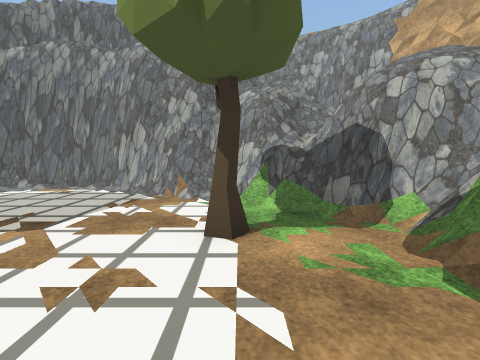
[1] (above)

23 first-person views from a walk through a Unity game level. The camera is 1.3 m above the floor, tilts 6° down and sees 90° across. The floor is counted in squares, 1 m on a side. Each view is taken from the middle of a square. On the plan, view 1 faces up. The plan holds only what a view shows up to about 12 squares ahead; the rest is blank. The place goes on beyond the plan. The player is left out. Some surface patterns are stand-ins.

[2]
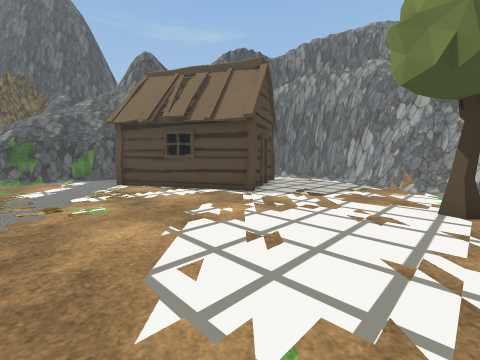

[3]
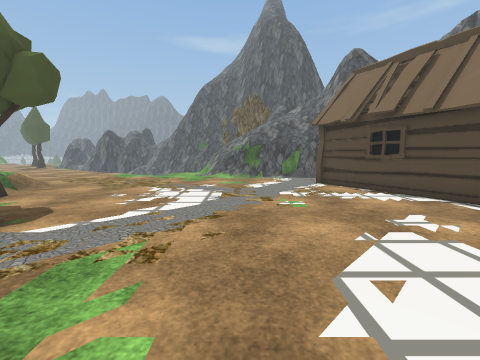

[4]
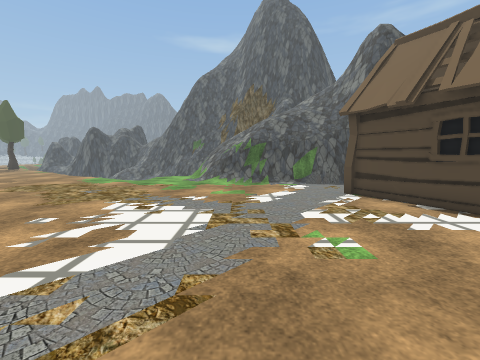

[5]
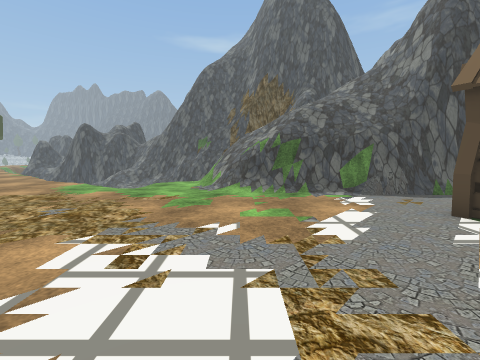

[6]
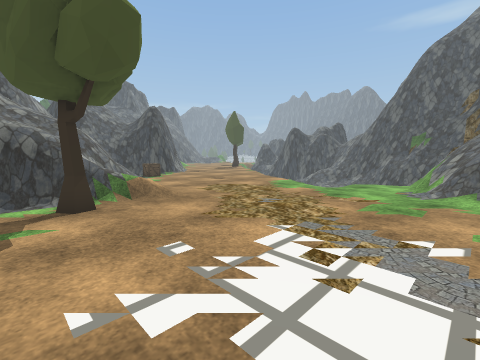

[7]
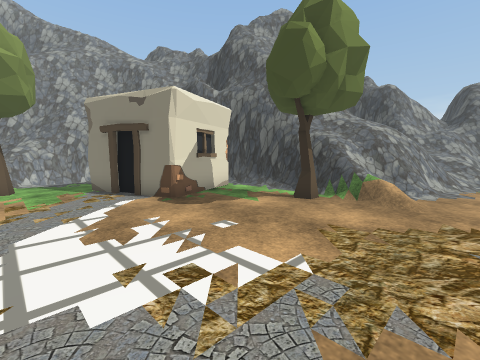

[8]
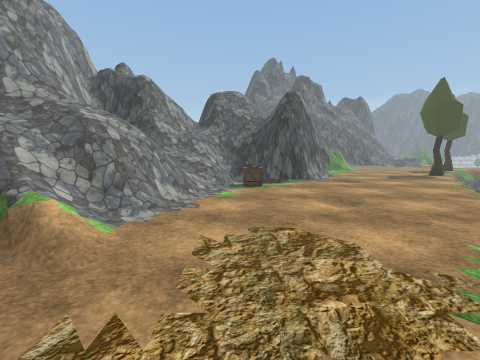

[9]
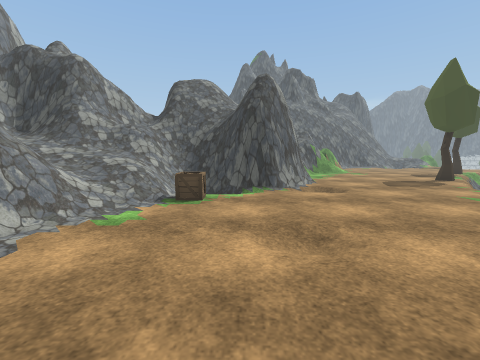

[10]
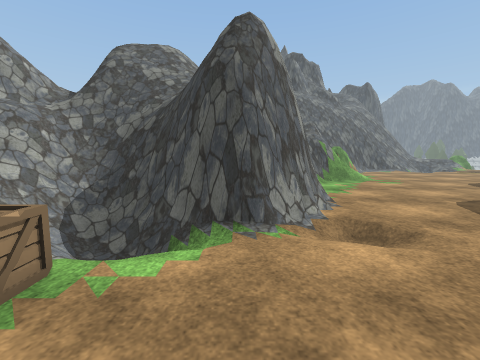

[11]
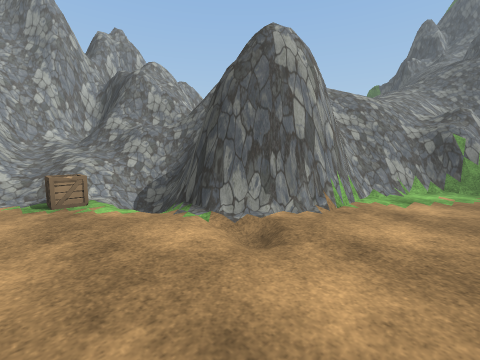

[12]
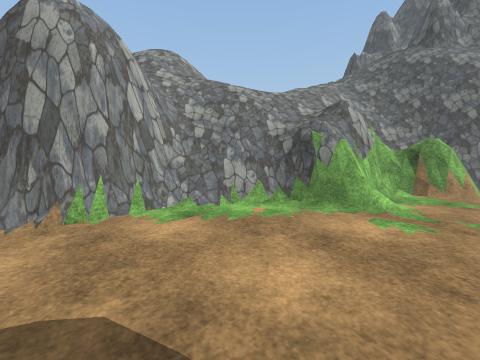

[13]
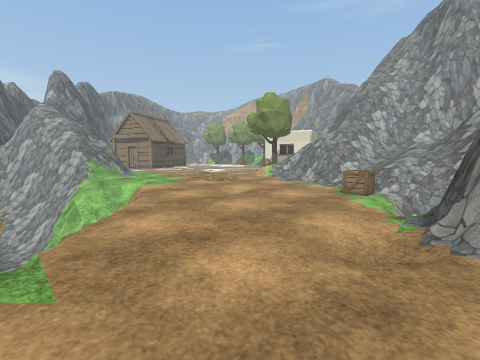

[14]
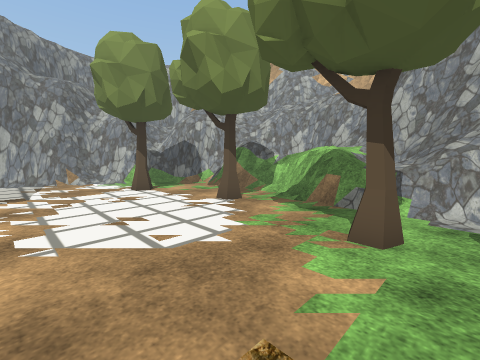

[15]
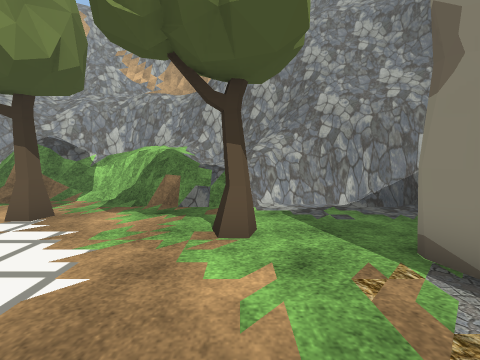

[16]
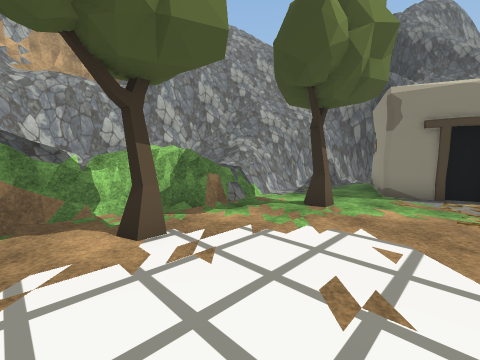

[17]
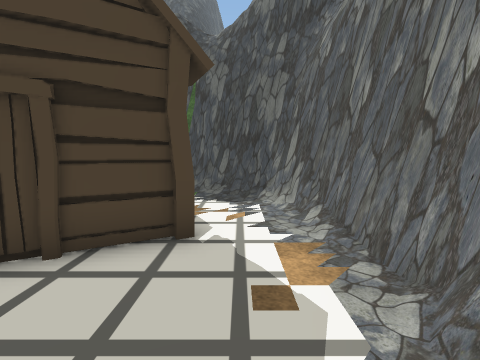

[18]
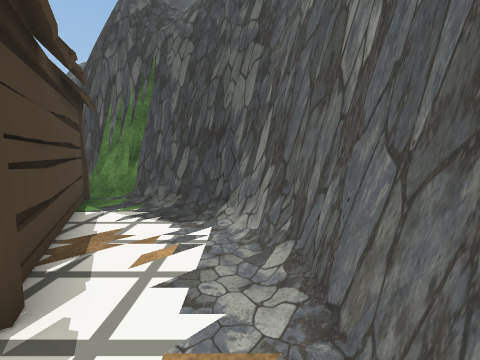

[19]
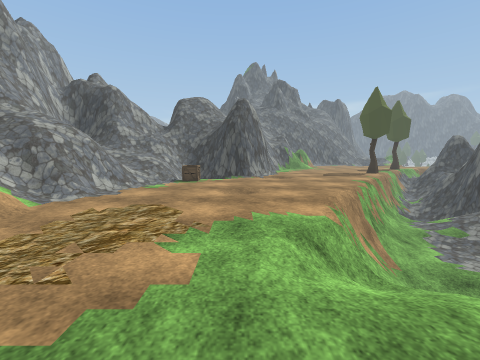

[20]
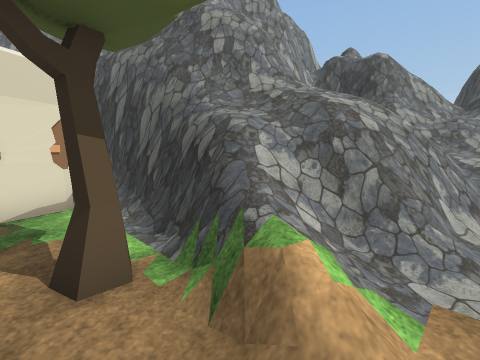

[21]
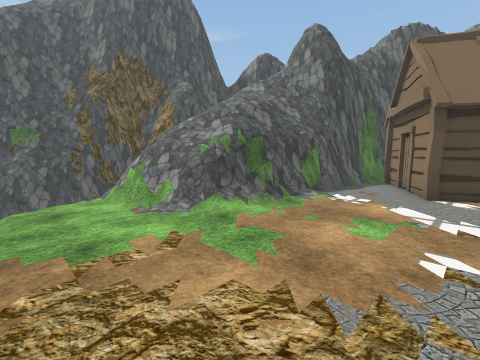

[22]
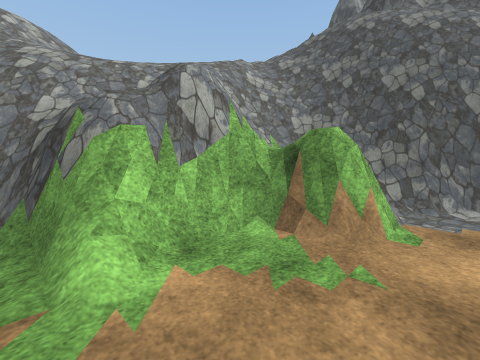

[23]
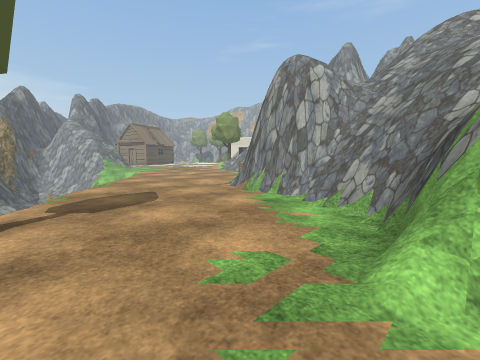

### Floor plan
Key: @ floor where view 1 was taken; # wall or solid block; . main floor; - floor 0.5 m lower than the main floor; _ floor 1.75 m lower than the main floor; < floor 2 m lower than the main floor; : floor 2.25 m higher than the main floor; ( floor 2.25 m lower than the main floor; + floor 2.5 m higher than the main floor; ! floor 2.5 m lower than the main floor; * floor 2.75 m higher than the main floor; ? floor 3 m lower than the main floor; % floor 3.5 m higher than the main floor; / step, stairs or slope; = window, fence, low wall or low ledge; ^ raised ledge; v drop or lower ground; T tree; O other object.
Columns run from 24 left of view 1 to 6 right of it. Each row starts with its distance up from view 1.
 10              #######
  9             ###....####
  8            ##........#####
  7           ##=...O.......###
  6           ##..OO O.......=##
  5           #OOO   O.........#
  4           #OO     O.....T..#
  3           #.O    OO........##
  2           #.OO OO..........####
  1          ##..OO............#^ #
  0          ##.............@T.=^ #
 -1          #=................#^^#
 -2          #................=^^#
 -3         ##................=^^#
 -4        #^=..............T.=^^#
 -5  =   ###=#.................#
 -6  # ?##//...............O...##
 -7 #  ?##/.............O###..=#
 -8 #  ?==//............## ##.##
 -9    ?==///...........O   #.##
-10     #=///...........O#  ###
-11      <==.........T...#
-12   <!!==#.......O=##=##
-13  <<(#=#........==#####
-14  <<<==........=##:#
-15  <<#==........=#+*#
-16  _#=#.........=#=##
-17   ==.........//==###
-18   =........OO/////##
-19    .........///////#
-20  =....//..//-=//==/#
-21  .......####==//####
-22 .......######=++##
-23 T......#  =/##*##
-24 .......#   /#=v##
-25 .......#   ///v%
-26 ......=#v/////vv
-27 ......##v///// v
-28 ...#=##v/////
-29 ...=###//////
-30 ....#////  //
-31 ...##///
-32 .=##v //
-33 .###v///
-34 .. #vv//
-35 =###v///
-36 ###vvv//
-37 # vvvv//
-38 vvvvv //

Where each view was taken, in squares from view 1:
view 1: 0 up, 0 right, facing up
view 2: 3 down, 0 right, facing up-left
view 3: 3 down, 0 right, facing left
view 4: 3 down, 3 left, facing left
view 5: 4 down, 6 left, facing left
view 6: 4 down, 6 left, facing down-left
view 7: 4 down, 11 left, facing down-right
view 8: 8 down, 12 left, facing down
view 9: 11 down, 14 left, facing down
view 10: 16 down, 15 left, facing down
view 11: 17 down, 20 left, facing down-right
view 12: 22 down, 23 left, facing down-right
view 13: 21 down, 21 left, facing up-right
view 14: 5 down, 4 left, facing up-right
view 15: 4 down, 4 left, facing right
view 16: 2 up, 3 left, facing down-right
view 17: 8 up, 4 left, facing left
view 18: 9 up, 6 left, facing left
view 19: 6 down, 15 left, facing down
view 20: 10 down, 10 left, facing down-right
view 21: 8 down, 10 left, facing up-left
view 22: 28 down, 24 left, facing down-right
view 23: 29 down, 24 left, facing up-right
